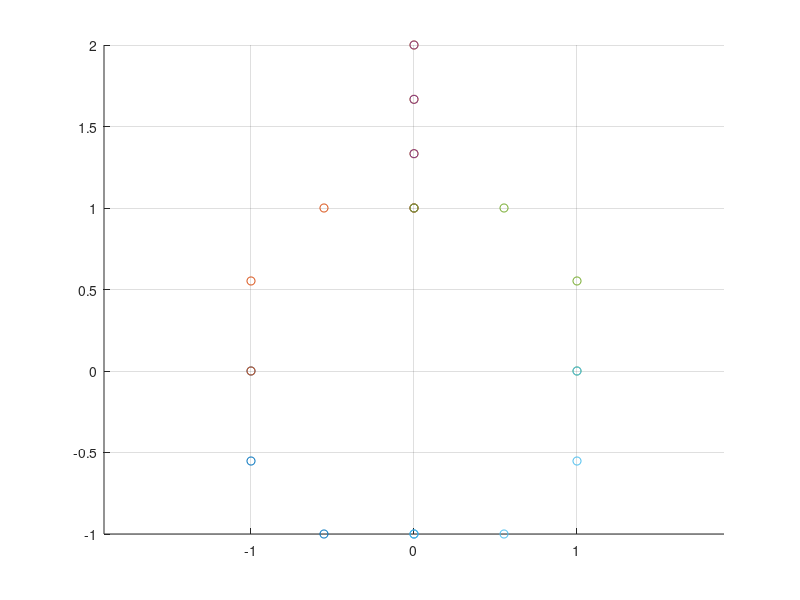

MATLAB code for this plot: (Note: this script raises an error after producing the figure.)
% Two circles, one inside and one outside, marking a total of 4 points. The
% shape is rounded prior to accomodate for it.
%

%%
% check available curves in the example file
who -file ExampleCurves.mat

% load curve
CtrlPtsArray = struct2cell(load('ExampleCurves.mat','BumpCircle'));
CtrlPtsArray = CtrlPtsArray{1};

%%
% show control points
figure()
hold on
axis equal
grid on
for i = 1:size(CtrlPtsArray,2)
  scatter(CtrlPtsArray{i}(1,:), CtrlPtsArray{i}(2,:))
end

% show shape
BezOG  = AllBezierEval(CtrlPtsArray, 0.001);
figure()
hold on
axis equal
grid on
fill(BezOG(1,:),BezOG(2,:), 'r', 'EdgeColor', 'none');

%%
% parameters

% technical stuff
MaxDistDelta = 0.0005;
CloseTol = 0.01;
MaxSpins = 100;
WheelRadiusTol = 0.000001;

% designer stuff
MarkerAngle0 = 0;

WheelBezRatio = 12+1/5;
WheelMarkerRatio = 1;

%% 
% remove corners inside and outside
WheelRadius_old = Inf;
WheelRadius_new = (BezierPerimeter(CtrlPtsArray,0.00001)/(2*pi))/WheelBezRatio;

while abs( WheelRadius_new - WheelRadius_old ) > WheelRadiusTol
  [CtrlPtsArray_new_inv] = ...
    RemoveAllCorners( FlipBezierAll(CtrlPtsArray), WheelRadius_new, MaxDistDelta, true );
  [CtrlPtsArray_new] = ...
    RemoveAllCorners( FlipBezierAll(CtrlPtsArray_new_inv), WheelRadius_new, MaxDistDelta, false );
  %
  WheelRadius_old = WheelRadius_new;
  WheelRadius_new = (BezierPerimeter(CtrlPtsArray_new,0.00001)/(2*pi))/WheelBezRatio
end
WheelRadius  = WheelRadius_new;
MarkerRadius = WheelRadius*WheelMarkerRatio;

%%
% check if results are good enough

% control points
BezOG  = AllBezierEval(CtrlPtsArray, MaxDistDelta);
figure()
hold on
axis equal
grid on
for i = 1:size(CtrlPtsArray_new,2)
scatter(CtrlPtsArray_new{i}(1,:), CtrlPtsArray_new{i}(2,:))
end



%%
% checl
BezOG  = AllBezierEval(CtrlPtsArray, MaxDistDelta);
BezNew = AllBezierEval(CtrlPtsArray_new, MaxDistDelta);

figure()
hold on
axis equal
grid on
fill(BezOG(1,:),BezOG(2,:), 'y', 'EdgeColor', 'none');
fill(BezNew(1,:),BezNew(2,:), 'r', 'EdgeColor', 'none');


[BezierPos, ~, ...
  ~,...
  WhCtrPos1, MarkerPos1, MarkerAngle1,...
  ~,...
  WhCtrPos2, MarkerPos2, MarkerAngle2] = ...
  SetupCurves_2pts( CtrlPtsArray_new, WheelRadius, MarkerRadius, MarkerAngle0, ...
    MaxDistDelta, CloseTol, MaxSpins);

figure()
fill(BezNew(1,:),BezNew(2,:), 'y', 'EdgeColor', 'none'); 
hold on
axis equal
grid on
plot(MarkerPos1(1,:),MarkerPos1(2,:),'yellow')
plot(MarkerPos2(1,:),MarkerPos2(2,:),'magenta')

BezOG = AllBezierEval(CtrlPtsArray, MaxDistDelta);
fill(BezOG(1,:),BezOG(2,:), 'r', 'EdgeColor', 'none'); 


%%
% make curves
[ DecorativeBez,...
  AllBezierPos, AllLocTime, ...
  AllWhCtrPos, AllMarkerPos, AllMarkerAngle ] = ...
  SetupCurves_4pts( CtrlPtsArray_new, WheelRadius, MarkerRadius, MarkerAngle0, ...
    MaxDistDelta, CloseTol, MaxSpins);

%%
% preview
figure()
fill(DecorativeBez(1,:),DecorativeBez(2,:), 'k', 'EdgeColor', 'none'); 
hold on
axis equal
grid on
plot(AllMarkerPos{1}(1,:),AllMarkerPos{1}(2,:),'yellow')
plot(AllMarkerPos{2}(1,:),AllMarkerPos{2}(2,:),'magenta')
plot(AllMarkerPos{3}(1,:),AllMarkerPos{3}(2,:),'yellow')
plot(AllMarkerPos{4}(1,:),AllMarkerPos{4}(2,:),'magenta')

%%
% update curve 
CtrlPtsArray = CtrlPtsArray_new;

%%
% video parameters
TotalTime = 60;
AfterTime = 5;

VidName = 'doubledouble250919_20';

%%
% video

MakeVideo_4pts( WheelRadius, ...
  DecorativeBez,...
  AllBezierPos, AllLocTime, ...
  AllWhCtrPos, AllMarkerPos, AllMarkerAngle,...
  MaxDistDelta, ...
  TotalTime, AfterTime, VidName )